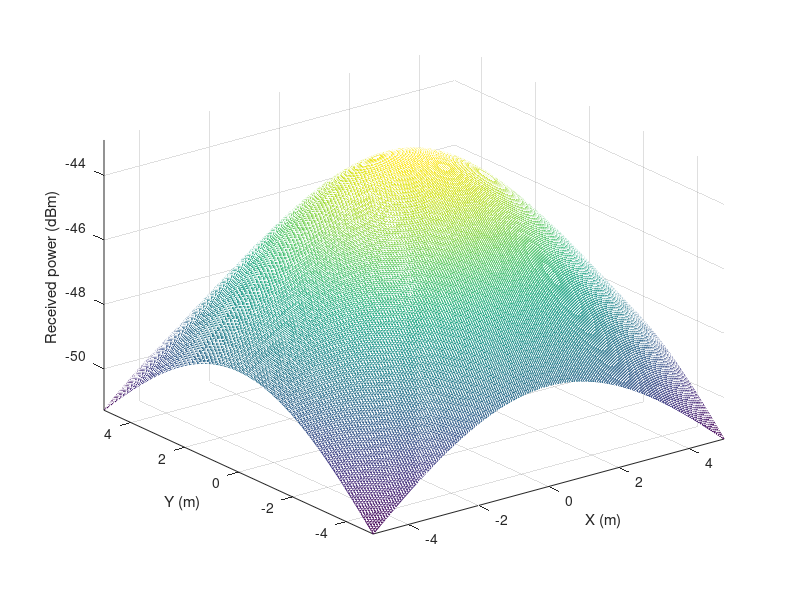

The MATLAB script that drew this image:
% Gathered from Program 3.1 - LOS Channel Gain

%% Variables:
theta = 70; % semi-angle at half power for the light source
m = -log10(2)/log10(cosd(theta)); % Lambertian order of emission (defines how light intensity decreases with angle)
P_total = 20; % total transmitted power in watts
Adet = 1e-4; % physical area of the photodetector (PD) in square meters

%% Optics parameters:
Ts = 1; % optical system transmission coefficient (assumed ideal, hence 1)
index = 1.5; % refractive index of the concentrator (material-dependent)
FOV = 60*pi/180; % field of view of the receiver in radians
G_Con = (index^2) / sin(FOV); % gain of the optical concentrator, depends on the refractive index and FOV

%% Room Dimension:
lx = 10; ly = 10; lz = 10; % room dimensions in meters (length, width, height)
h = 5.15; % distance between the source and receiver plane (in meters)
Nx = lx * 20; Ny = ly * 20; % number of grid points in the receiver plane for X and Y dimensions

XT = 0; YT = 0; % coordinates of the transmitter (light source) at the center of the room
x = -lx/2 : lx/Nx : lx/2; % X-axis grid for the receiver plane
y = -ly/2 : ly/Ny : ly/2; % Y-axis grid for the receiver plane
[XR, YR] = meshgrid(x, y); % creates a meshgrid for the X and Y coordinates in the receiver plane

D1 = sqrt((XR - XT(1,1)).^2 + (YR - YT(1,1)).^2 + h^2); 
% calculates the Euclidean distance from the transmitter to each point on the receiver grid
cosphi_A1 = h ./ D1; % calculates the cosine of the angle of incidence for each point

%% Channel Gain Calculation:
H_A1 = (m + 1) * Adet .* cosphi_A1.^(m + 1) ./ (2 * pi .* D1.^2); 
% calculates the channel DC gain for line-of-sight (LOS) propagation from the light source to each point

P_rec = P_total .* H_A1 .* Ts .* G_Con; % received optical power at each point on the receiver plane
P_rec_dBm = 10 * log10(P_rec); % converts the received power to dBm for easier visualization

%% Visualization:
meshc(x, y, P_rec_dBm); % generates a 3D mesh plot with contours for the received power distribution
xlabel('X (m)'); % labels the X-axis
ylabel('Y (m)'); % labels the Y-axis
zlabel('Received power (dBm)'); % labels the Z-axis (received power in dBm)
axis([-lx/2 lx/2 -ly/2 ly/2 min(min(P_rec_dBm)) max(max(P_rec_dBm))]); 
% sets the axis limits based on the room dimensions and the range of received power values
